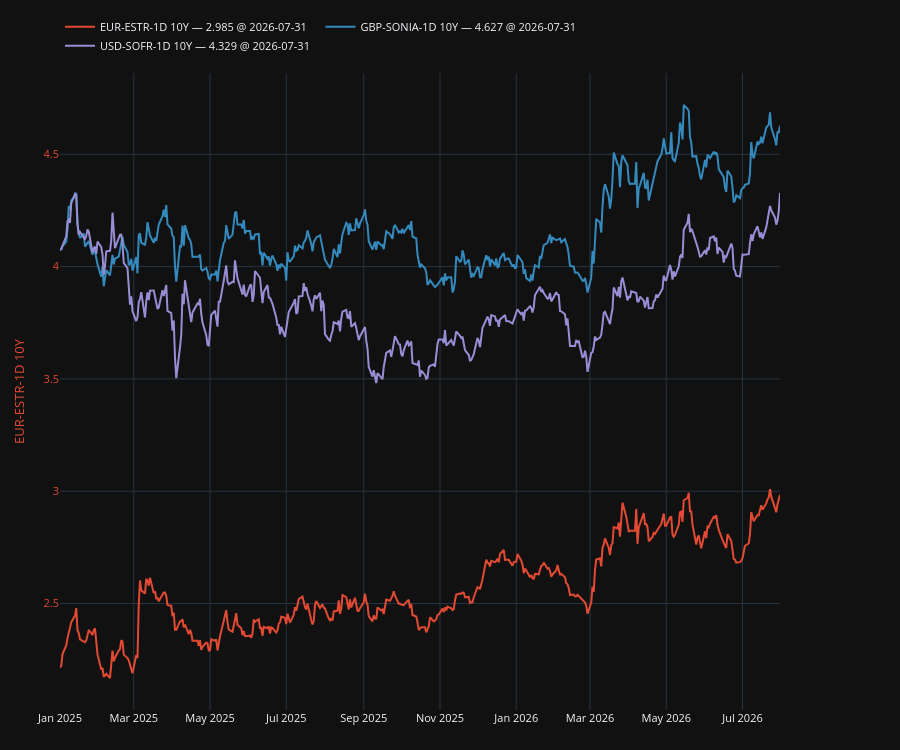

The code cell stored with this chart in its notebook:
### Code cell
plot, fig, ax, ax2, legend = make_secondary_axis_plot(engine="plotly")
for col in eod.columns:
    plot(eod[col], which="left")
legend(valfmt="{:.3f}", show_date=True)

### Figure 1 — Plotly figure (JSON) as saved in the notebook; plotly's stock layout.template omitted (floating-point values rounded to 4 significant figures; data arrays with more than 128 entries replaced by an {"elided": "..."} marker saying what was removed)
{"data": [{"line": {"color": "#E24A33"}, "mode": "lines", "name": "EUR-ESTR-1D 10Y — 2.985 @ 2026-07-31", "showlegend": true, "type": "scatter", "x": {"elided": "413 str values"}, "y": {"elided": "413 float values"}, "yaxis": "y"}, {"line": {"color": "#348ABD"}, "mode": "lines", "name": "GBP-SONIA-1D 10Y — 4.627 @ 2026-07-31", "showlegend": true, "type": "scatter", "x": {"elided": "413 str values"}, "y": {"elided": "413 float values"}, "yaxis": "y"}, {"line": {"color": "#988ED5"}, "mode": "lines", "name": "USD-SOFR-1D 10Y — 4.329 @ 2026-07-31", "showlegend": true, "type": "scatter", "x": {"elided": "395 str values"}, "y": {"elided": "395 float values"}, "yaxis": "y"}], "layout": {"font": {"size": 11}, "height": 750, "legend": {"orientation": "h", "x": 0, "xanchor": "left", "y": 1.02, "yanchor": "bottom"}, "margin": {"b": 40, "l": 60, "r": 120, "t": 60}, "newshape": {"line": {"color": "red"}}, "title": {}, "xaxis": {"showgrid": true, "showspikes": true, "spikecolor": "white", "spikemode": "across", "spikesnap": "cursor"}, "yaxis": {"showgrid": true, "showspikes": true, "spikecolor": "white", "spikesnap": "cursor", "spikethickness": 0.5, "tickfont": {"color": "#E24A33"}, "title": {"font": {"color": "#E24A33"}, "text": "EUR-ESTR-1D 10Y"}}}}
